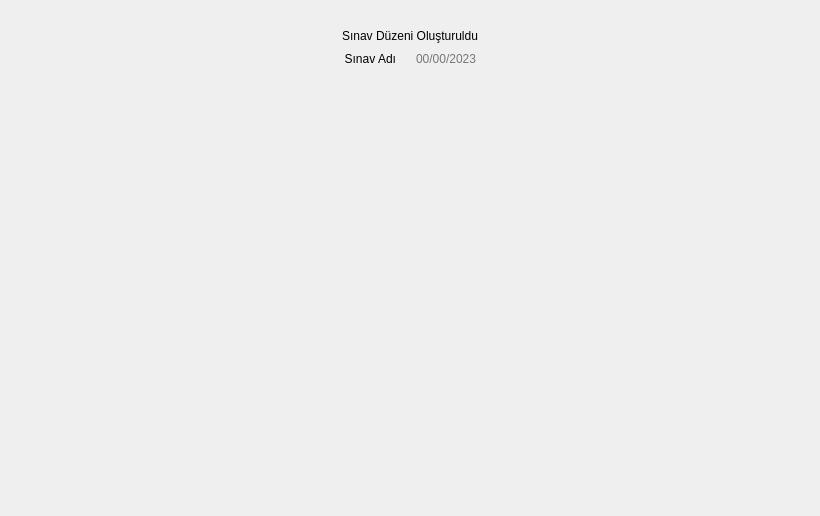
<?xml version="1.0" encoding="UTF-8"?>
<ui version="4.0">
 <class>ikoOSKAR::UI::NSResultsUi</class>
 <widget class="QWidget" name="ikoOSKAR::UI::NSResultsUi">
  <property name="geometry">
   <rect>
    <x>0</x>
    <y>0</y>
    <width>820</width>
    <height>516</height>
   </rect>
  </property>
  <property name="windowTitle">
   <string>Form</string>
  </property>
  <layout class="QHBoxLayout" name="horizontalLayout">
   <item>
    <widget class="QFrame" name="frame">
     <property name="maximumSize">
      <size>
       <width>800</width>
       <height>16777215</height>
      </size>
     </property>
     <property name="frameShape">
      <enum>QFrame::NoFrame</enum>
     </property>
     <property name="frameShadow">
      <enum>QFrame::Raised</enum>
     </property>
     <layout class="QVBoxLayout" name="verticalLayout">
      <item>
       <widget class="QFrame" name="frmHeader">
        <property name="frameShape">
         <enum>QFrame::NoFrame</enum>
        </property>
        <property name="frameShadow">
         <enum>QFrame::Raised</enum>
        </property>
        <layout class="QVBoxLayout" name="verticalLayout_2">
         <item>
          <widget class="QLabel" name="lblHeader">
           <property name="maximumSize">
            <size>
             <width>16777215</width>
             <height>30</height>
            </size>
           </property>
           <property name="text">
            <string>Sınav Düzeni Oluşturuldu</string>
           </property>
           <property name="alignment">
            <set>Qt::AlignCenter</set>
           </property>
          </widget>
         </item>
         <item>
          <widget class="QFrame" name="frmSubHeader">
           <property name="frameShape">
            <enum>QFrame::NoFrame</enum>
           </property>
           <property name="frameShadow">
            <enum>QFrame::Raised</enum>
           </property>
           <layout class="QHBoxLayout" name="horizontalLayout_3">
            <property name="spacing">
             <number>20</number>
            </property>
            <property name="leftMargin">
             <number>0</number>
            </property>
            <property name="topMargin">
             <number>0</number>
            </property>
            <property name="rightMargin">
             <number>0</number>
            </property>
            <property name="bottomMargin">
             <number>0</number>
            </property>
            <item>
             <spacer name="horizontalSpacer">
              <property name="orientation">
               <enum>Qt::Horizontal</enum>
              </property>
              <property name="sizeHint" stdset="0">
               <size>
                <width>40</width>
                <height>20</height>
               </size>
              </property>
             </spacer>
            </item>
            <item>
             <widget class="QLabel" name="lblName">
              <property name="text">
               <string>Sınav Adı</string>
              </property>
              <property name="alignment">
               <set>Qt::AlignRight|Qt::AlignTrailing|Qt::AlignVCenter</set>
              </property>
             </widget>
            </item>
            <item>
             <widget class="QLabel" name="lblDate">
              <property name="enabled">
               <bool>true</bool>
              </property>
              <property name="styleSheet">
               <string notr="true">color: #777777</string>
              </property>
              <property name="text">
               <string>00/00/2023</string>
              </property>
             </widget>
            </item>
            <item>
             <spacer name="horizontalSpacer_2">
              <property name="orientation">
               <enum>Qt::Horizontal</enum>
              </property>
              <property name="sizeHint" stdset="0">
               <size>
                <width>40</width>
                <height>20</height>
               </size>
              </property>
             </spacer>
            </item>
           </layout>
          </widget>
         </item>
         <item>
          <widget class="QWidget" name="wdFiller" native="true"/>
         </item>
        </layout>
       </widget>
      </item>
      <item>
       <widget class="QFrame" name="frmForm">
        <property name="frameShape">
         <enum>QFrame::NoFrame</enum>
        </property>
        <property name="lineWidth">
         <number>0</number>
        </property>
        <layout class="QHBoxLayout" name="horizontalLayout_2">
         <item>
          <widget class="QFrame" name="frmLeft">
           <property name="frameShape">
            <enum>QFrame::NoFrame</enum>
           </property>
           <property name="frameShadow">
            <enum>QFrame::Raised</enum>
           </property>
           <layout class="QVBoxLayout" name="verticalLayout_3"/>
          </widget>
         </item>
         <item>
          <widget class="QFrame" name="frame_3">
           <property name="frameShape">
            <enum>QFrame::NoFrame</enum>
           </property>
           <property name="frameShadow">
            <enum>QFrame::Raised</enum>
           </property>
           <layout class="QVBoxLayout" name="verticalLayout_5">
            <item>
             <spacer name="verticalSpacer">
              <property name="orientation">
               <enum>Qt::Vertical</enum>
              </property>
              <property name="sizeHint" stdset="0">
               <size>
                <width>20</width>
                <height>40</height>
               </size>
              </property>
             </spacer>
            </item>
           </layout>
          </widget>
         </item>
         <item>
          <widget class="QFrame" name="frmRight">
           <property name="frameShape">
            <enum>QFrame::NoFrame</enum>
           </property>
           <property name="frameShadow">
            <enum>QFrame::Raised</enum>
           </property>
           <layout class="QVBoxLayout" name="verticalLayout_4"/>
          </widget>
         </item>
        </layout>
       </widget>
      </item>
     </layout>
    </widget>
   </item>
  </layout>
 </widget>
 <resources/>
 <connections/>
</ui>
